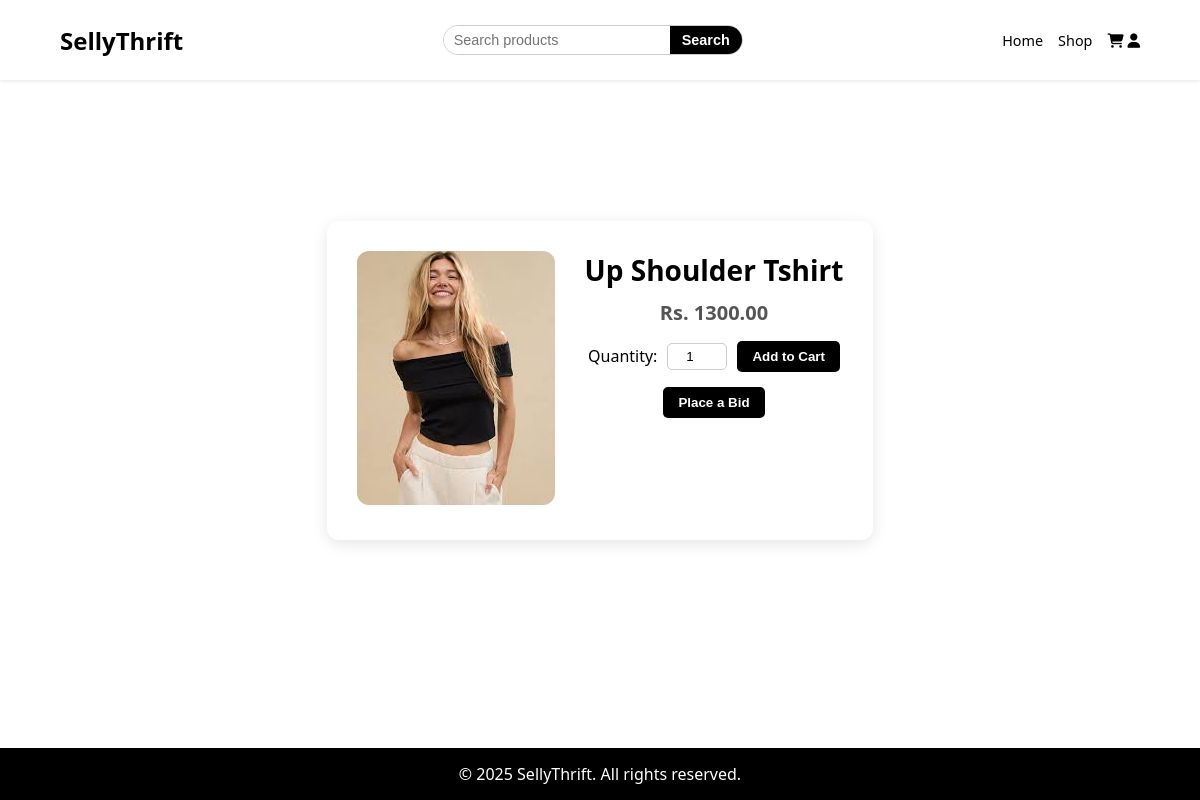
Page /product/product/1/ on the committed database.
### product/models.py (models this page shows, shortened)
class Product(models.Model):
    product_name = models.CharField(max_length=100)
    description = models.TextField()
    price = models.DecimalField(max_digits=10, decimal_places=2)
    stock = models. PositiveIntegerField()
    image = models.ImageField(upload_to='product_image/')
    category = models.ForeignKey(Category, on_delete=models.CASCADE, null=True, blank=True)

### product/views.py (the view)
# urls.py: path('product/<int:pk>/', views.customer_product_detail, name='customer_product_detail'),
def customer_product_detail(request, pk):
    product = get_object_or_404(Product, pk=pk)
    context = {'product': product}
    return render(request, 'customer/customer_product_detail.html', context)

### templates/Customer/customer_product_detail.html (shortened to what this page needs)
{% extends 'home/base.html' %}
{% load static %}
{% block content %}
<div class="product-detail-wrapper">
    <div class="product-detail-container">
        <div class="product-image">
            <img src="{{ product.image.url }}" alt="{{ product.product_name }}">
        </div>
        <div class="product-info">
            <h1>{{ product.product_name }}</h1>
            <p class="price">Rs. {{ product.price }}</p>
            <div class="form-section">
                <form method="POST" action="{% url 'cart:add' product.id %}">
                    <label for="quantity">Quantity:</label>
                    <input type="number" id="quantity" name="quantity" value="1" min="1" max="{{ product.stock_quantity }}">
                    <button type="submit">Add to Cart</button>
                </form>
                <form method="GET" action="{% url 'bid_create' product.id %}">
                    <button type="submit">Place a Bid</button>
                </form>
            </div>
        </div>
    </div>
</div>
{% endblock %}

### templates/Customer/customer_product_detail.html (style rules this page uses)
body { margin: 0; padding-top: 50px; padding-bottom: 40px; font-family: Arial, sans-serif; }
.product-detail-wrapper { display: flex; justify-content: center; align-items: center; min-height: calc(100vh - 140px); }
.product-detail-container { display: flex; flex-wrap: wrap; gap: 30px; background-color: #fff; padding: 30px; border-radius: 12px; max-width: 900px; box-shadow: 0 4px 15px rgba(0,0,0,0.1); text-align: center; }
.product-image img { max-width: 300px; height: auto; border-radius: 12px; }
.product-info { max-width: 400px; }
.product-info h1 { font-size: 28px; margin-bottom: 10px; }
.product-info p { font-size: 16px; color: #555; margin-bottom: 10px; }
.product-info .price { font-weight: bold; font-size: 20px; margin-bottom: 15px; }
.form-section { display: flex; flex-direction: column; gap: 15px; align-items: center; }
.form-section form { display: flex; align-items: center; gap: 10px; }
.form-section input[type="number"] { width: 60px; padding: 5px; border-radius: 5px; border: 1px solid #ccc; text-align: center; }
.form-section button { padding: 8px 15px; border: none; border-radius: 5px; background-color: #000; color: white; cursor: pointer; font-weight: bold; }

### templates/Home/base.html (style rules this page uses)
* { margin: 0; padding: 0; box-sizing: border-box; }
body { font-family: 'Segoe UI', Tahoma, Geneva, Verdana, sans-serif; background-color: #ffffff; color: #000000; }

### rows in the picture
Product: image (picture), product_name "Up Shoulder Tshirt", price "1300.00"
